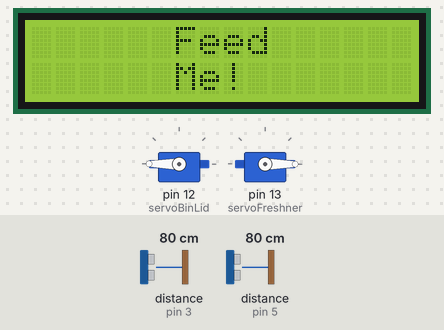
This sketch was run on a simulated Arduino Uno, built with avr-gcc and run on an emulated ATmega328P. Shown: 2 × servo, 16×2 character LCD. Wiring (inferred from the names in the program): 2 × ultrasonic range finder: trigger pin 2, echo pin 3 / trigger pin 4, echo pin 5. The test bench sets the inputs (shaded band); at power-on: distance to the obstacle (sensors on pin 5, pin 3) 80 cm. The echo pulse lasts 58.3 µs per cm; the local clock reads 2024-03-15 10:24:30 at power-on unless the sketch sets it.

Above: at 1.2 s.
1.3 s: distance to the obstacle (sensor on pin 5) set to 2 cm
At 2.4 s:
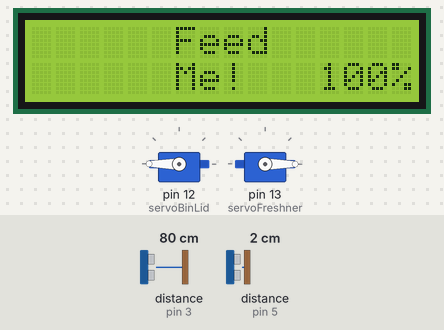
4.6 s: distance to the obstacle (sensor on pin 3) set to 48 cm
6.6 s: distance to the obstacle (sensor on pin 3) set to 40 cm
At 9.3 s:
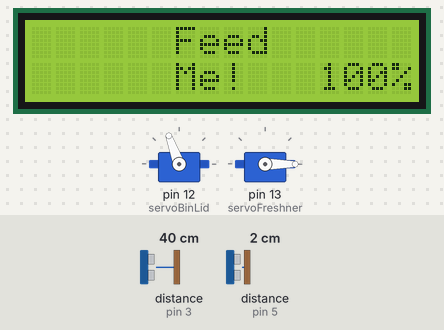
At 19.46 s:
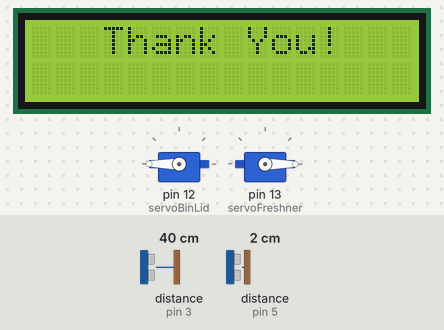
Timing chart, 0 to 19.7 s (numbered marks = the images above; inputs shaded):
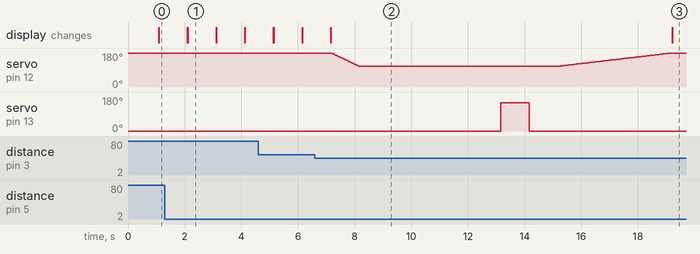

The sketch:

Automatic_Bin.ino
```cpp
#include <LiquidCrystal.h>
#include <Servo.h>
#include <Wire.h>
#include <DS3231.h>

#define servoBinLid 12
#define servoFreshner 13
#define trigOutside 2
#define echoOutside 3
#define trigInside 4
#define echoInside 5

DS3231 rtc(SDA, SCL);
LiquidCrystal LCD(6, 7, 8, 9, 10, 11);

Servo servoLid;
Servo servoFresh;

long distanceOut, durationOut;
long distanceIn, durationIn;

////////////////////////////////////////////////////////////

  /*
  Setup - Attaches outside ultrasonic sensor to pin 2 and 3.
  Attaches inside sensor to pin 4 and 5. Attaches servos to pins
  12 and 13. Writes the servos to their default positions.
  Begins the real time clock and also the LCD screen.
  */

////////////////////////////////////////////////////////////

void setup()
{

  pinMode(echoOutside, INPUT);
  pinMode(trigOutside, OUTPUT);

  pinMode(echoInside, INPUT);
  pinMode(trigInside, OUTPUT);

  servoLid.attach(servoBinLid);
  servoFresh.attach(servoFreshner);

  servoLid.write(180);
  servoFresh.write(0);

  rtc.begin();

  LCD.begin(16, 2);

}

void loop()
{

////////////////////////////////////////////////////////////
  /*
  Checks which day the real time clock is displaying. If the day
  is thursday, change LCD screen to "Today is Bin Day!", if the day
  is wednesday, change LCD screen to "Tomorrow is Bin Day!" and if
  its any other day, change to "Feed Me!".
  */
////////////////////////////////////////////////////////////

  if (rtc.getDOWStr() == "Wednesday") {

   LCD.setCursor(0,0);
   LCD.print("Tomorrow is");
   LCD.setCursor(2,1);
   LCD.print("Bin Day!");

  } else if (rtc.getDOWStr() == "Thursday") {

   LCD.setCursor(2,0);
   LCD.print("Today is");
   LCD.setCursor(2,1);
   LCD.print("Bin Day!");

 } else {

   LCD.setCursor(6,0);
   LCD.print("Feed");
   LCD.setCursor(6,1);
   LCD.print("Me!");

 }

 ////////////////////////////////////////////////////////////
  /*
  Works out the distance between an object and the ultrasonic sensor
  on the inside of the bin.
  */
////////////////////////////////////////////////////////////


  digitalWrite(trigInside, 0);
  delayMicroseconds(2);
  digitalWrite(trigInside, 1);
  delayMicroseconds(10);
  digitalWrite(trigInside, 0);
  durationIn = pulseIn(echoInside, 1);
  distanceIn = durationIn / 58.2;

  ////////////////////////////////////////////////////////////
  /*
  Checks the distance between the rubbish and the ultrasonic
  sensor and change the percentage displayed on the LCD screen
  to the correct value.
  */
////////////////////////////////////////////////////////////

  if (distanceIn <= 30 && distanceIn >= 25) {
    LCD.setCursor(13, 1);
    LCD.print("25%");
  } else if (distanceIn <= 24 && distanceIn >= 17) {
    LCD.setCursor(13, 1);
    LCD.print("50%");
  } else if (distanceIn <= 16 && distanceIn >= 9) {
    LCD.setCursor(13, 1);
    LCD.print("75%");
  } else if (distanceIn <= 8 && distanceIn >= 0) {
    LCD.setCursor(12, 1);
    LCD.print("100%");
  }


////////////////////////////////////////////////////////////
  /*
  Works out the distance between an object and the ultrasonic sensor
  on the outside of the bin.
  */
////////////////////////////////////////////////////////////

  digitalWrite(trigOutside, 0);
  delayMicroseconds(2);
  digitalWrite(trigOutside, 1);
  delayMicroseconds(10);
  digitalWrite(trigOutside, 0);
  durationOut = pulseIn(echoOutside, 1);
  distanceOut = durationOut / 58.2;

////////////////////////////////////////////////////////////
  /*
  Checks to see if the distance is less than 45 cm. If it is less, then open
  bin for 5 seconds. After the 5 seconds are up, close the spray
  the air freshner for 1 second and slowly close the bin lid.
  Once finished, display "Thank you!" on the LCD screen.
  */
////////////////////////////////////////////////////////////

  if (distanceOut < 45) {

    for (int i = 180; i >= 110; i--) {
      servoLid.write(i);
      delay(14.2857);
    }

    delay(5000);

    servoFresh.write(150);
    delay(1000);
    servoFresh.write(0);
    delay(1000);

    for (int i = 110; i <= 180; i++) {
      servoLid.write(i);
      delay(57.1428);
    }

    LCD.clear();
    LCD.setCursor(3,0);
    LCD.print("Thank You!");
    delay(5000);
    LCD.clear();

  } else {

    servoLid.write(180);
    delay(1000);
    LCD.clear();

  }

}
```

Measured:
- the behaviour switches between 46 and 45 cm on distance to the obstacle (sensor on pin 3) (found by bisection; images 1 and 2)
- after the input at 1.3 s, the display: first differs from a run without the input after 0.80 s (image 1)
- after the input at 6.6 s, servo on pin 13 (servoFreshner): 0° → 150° after 6.6 s, → 0° 1.0 s later
- what the display in image 1 shows lasts 1.0 s, from 2.1 s to 3.1 s
